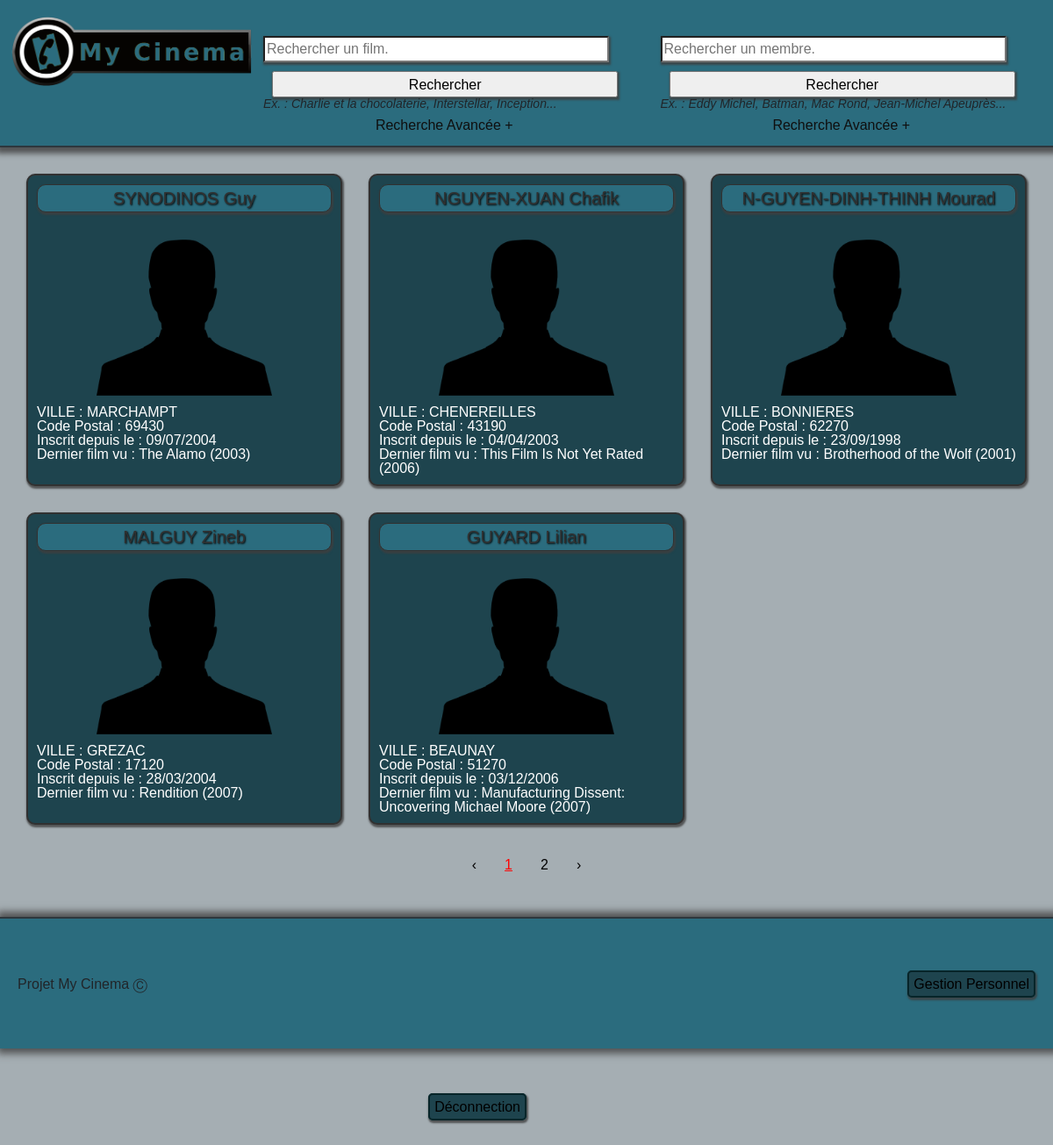
Page /members.php?page=1&membre=guy&limit=5 (signed in) on the committed database.
### tables this page shows
CREATE TABLE `fiche_personne` (
  `id_perso` int(11) NOT NULL,
  `nom` varchar(255) NOT NULL,
  `prenom` varchar(255) NOT NULL,
  `date_naissance` datetime NOT NULL,
  `email` varchar(255) NULL,
  `adresse` varchar(255) NOT NULL,
  `cpostal` varchar(255) NULL,
  `ville` varchar(255)  NULL,
  `pays` varchar(255)  NULL,
    PRIMARY KEY(`id_perso`)
);

CREATE TABLE `membre` (
  `id_membre` int(11) NOT NULL,
  `id_fiche_perso` int(11) NOT NULL,
  `id_abo` int(11) NULL,
  `date_abo` datetime NULL,
  `id_dernier_film` int(11) NOT NULL,
  `date_dernier_film` datetime NULL,
  `date_inscription` datetime NULL,
  KEY(`id_abo`),
  PRIMARY KEY(`id_membre`)
);

CREATE TABLE `film` (
  `id_film` int(11) NOT NULL,
  `id_genre` tinyint(4) NULL,
  `id_distrib` int(11) NULL,
  `titre` varchar(255) NOT NULL,
  `resum` varchar(255) NOT NULL,
  `date_debut_affiche` date NOT NULL,
  `date_fin_affiche` date NOT NULL,
  `duree_min` int(11) NOT NULL,
  `annee_prod` int(11) NULL,
  KEY(`id_genre`),
  KEY(`id_distrib`),
  PRIMARY KEY(`id_film`)
);

### members.php (called while the page is built)
<?php
    include_once("php/header.php");
    include_once("php/searchm.php");
    include_once("php/footer.php");
?>

### php/searchm.php (the view, shortened to what this page needs)
<?php
if(isset($_SESSION["admin"]) && $_SESSION["admin"] == 'cinema2018') {
    function SearchMember ($a, $conn, $limit) {
        $stmt = $conn->prepare("SELECT * FROM fiche_personne INNER JOIN membre WHERE fiche_personne.id_perso = membre.id_fiche_perso AND ((prenom LIKE '%$a%') OR (nom LIKE '%$a%')) ORDER BY nom DESC, prenom DESC");
        $stmt->execute();
        $rows = $stmt->fetchAll(PDO::FETCH_ASSOC);
        $nb_page = ceil(count($rows)/$limit);
        $start = ($_GET["page"]-1) * $limit;
        $stmt = $conn->prepare("SELECT * FROM fiche_personne INNER JOIN membre WHERE fiche_personne.id_perso = membre.id_fiche_perso AND ((prenom LIKE '%$a%') OR (nom LIKE '%$a%')) ORDER BY nom DESC, prenom DESC LIMIT $start, $limit");
        $stmt->execute();
        $rows = $stmt->fetchAll(PDO::FETCH_ASSOC);
        HtmlInput($rows, $conn);
        if($nb_page > 1) {
            HtmlPage($nb_page, $limit);
        }
    }
    function HtmlInput ($rows, $conn) {
        echo "
        <main>
        ";
        foreach($rows as $row) {
            $nom = $row["nom"];
            $prenom = $row["prenom"];
            $ville = $row["ville"];
            $cp = $row["cpostal"];
            $idmembre = $row["id_perso"];
            $date = implode('/', array_reverse(explode('-', (explode(' ' ,$row['date_inscription'])[0]))));
            $id = $row['id_dernier_film'];
            $stmt = $conn->prepare("SELECT * FROM film WHERE id_film = $id");
            $stmt->execute();
            $films = $stmt->fetchAll(PDO::FETCH_ASSOC);
            $titre = ($films[0]["titre"]);
            $datef = ($films[0]["annee_prod"]);
            echo "<div class='unmembre'>
            <h2>" . strtoupper($nom) . " " . ucfirst($prenom) . "<br/></h2>
            <a href='member.php?id=$idmembre'><img src=\"src/profil.png\"></a>
            <p>
            VILLE : $ville<br/>
            Code Postal : $cp<br/>
            Inscrit depuis le : " . $date . "<br/>
            Dernier film vu : $titre ($datef)<br/>
            </div>
            ";
        }
        echo "
        </main>
        ";
    }
    function HtmlPage ($nb_page, $limit) {
        $previous = $_GET["page"]-1;
        if($previous <= 1) {
            $previous = 1;
        }
        $next = $_GET["page"]+1;
        if($next >= $nb_page) {
            $next = $nb_page;
        }
        if(isset($_GET["membre"])) {
            $membre = $_GET["membre"];
        }
        else {
            $membre=$_POST["membre"];
        }
        echo "
        <div class='center'>
        <div class='pagination'>
        <a href='members.php?page=$previous&membre=$membre&limit=$limit'>&lsaquo;</a>
        ";
        for($i=1; $i <= $nb_page; $i++){
            if($i == $_GET["page"]){
                $il = "<u style=\"color: red;\">$i</u>";
            }
            else {
                $il = $i;
            }
            echo "
            <a href='members.php?page=$i&membre=$membre&limit=$limit'>$il</a>
            ";
        }
        echo "
        <a href='members.php?page=$next&membre=$membre&limit=$limit'>&rsaquo;</a>
        </div>
        </div>
        ";
    }
    if(isset($_GET["membre"]) && $_GET["membre"] != "") {
        $a = $_GET["membre"];
        $a = trim($a, ' ');
        $a = preg_replace('/\s\s+/', ' ', $a);
        if (count(explode(' ', $a)) >= 2) {
            $array = explode(' ', $a);
            for ($i = 0; $i < count($array); $i++){
                if($i == 0) {
                    $a = $array[$i];
                }
                else if ($i == 1) {
                    $b = $array[$i];
                }
            }
            SearchMembers ($a, $b, $conn, $_GET["limit"]);
        }
        else {
            SearchMember ($a, $conn, $_GET["limit"]);
        }
    }
    else {
        echo "
        <main>
        </main>
        <h3>Merci de renseigner le nom et/ou prénom du membre à rechercher.</h3>
        ";
    }
}
else {
    echo "<p class='error'><br/>Accès Refusé</p>";
}
?>

### php/header.php (shortened to what this page needs)
<!DOCTYPE html>
<html>
<head>
    <link rel="stylesheet" href="https://stackpath.bootstrapcdn.com/bootstrap/4.1.1/css/bootstrap.min.css"
>
    <link rel="stylesheet" type="text/css" href="css/reset.css" />
    <link rel="stylesheet" type="text/css" href="css/style.css" />
</head>
<body>
    <header>
        <a href="index.php">
            <img src="src/logo.png" alt="logo">
        </a>
        <div class="search">
            <form action="index.php?page=1" method="post">
                <input type="text" name="film" placeholder="Rechercher un film.">
                <input type="submit" value="Rechercher" class="recherche">
                <p>Ex. : Charlie et la chocolaterie, Interstellar, Inception...</p>
                <a class="btn btn-primary" data-toggle="collapse" href="#collapseExample" role="button" aria-expanded="false" aria-controls="collapseExample">
                    Recherche Avancée +
                </a>
                <?php
            if(isset($_SESSION["admin"]) && ($_SESSION["admin"] == 'cinema2018' || $_SESSION["admin"] == 'jolan')) {
                echo "
            </form>
            <form class=\"formmembre\" action=\"members.php?page=1\" method=\"post\">
                <input type=\"text\" name=\"membre\" placeholder=\"Rechercher un membre.\">
                <input type=\"submit\" value=\"Rechercher\" class=\"recherche\">
                <p>Ex. : Eddy Michel, Batman, Mac Rond, Jean-Michel Apeuprès...</p>
                <a class=\"btn btn-primary\" data-toggle=\"collapse\" href=\"#collapseExamples\" role=\"button\" aria-expanded=\"false\" aria-controls=\"collapseExamples\">
                    Recherche Avancée +
                </a>
                <div class=\"collapse\" id=\"collapseExamples\">
                    <div class=\"card card-body\">
                        <div class='limit'>
                        Nombre d'éléments affichés (1-100)
                        <input id='limit' type=\"number\" name=\"limit\" value=\"5\" min=\"1\" max=\"100\">
                        </div>
                    </div>
                </div>";
                }
                echo"
            </form>";
                ?>
        </div>
    </header>

### php/footer.php (shortened to what this page needs)
        <footer>
            Projet My Cinema &#9400;
            <?php
            if(isset($_SESSION["admin"]) && ($_SESSION["admin"] == 'cinema2018' || $_SESSION["admin"] == 'jolan')) {
                echo "
                <div class='connect'>
                    <a class='gestion' href='gestion.php'>Gestion Personnel</a>
                </div>
                <div class='connect'>
                    <a href='disconnect.php'>Déconnection</a>
                </div>
                </footer>
                ";
            }
            ?>
    </body>
</html>

### css/style.css (style rules this page uses)
body { background-color: #a5aeb3; font-family: 'Gill Sans', 'Gill Sans MT', Calibri, 'Trebuchet MS', sans-serif }
header { background-color: #2b6c7e; display: grid; grid-template-columns: 1fr 4.5fr; width: 100%; font-family: 'Gill Sans', 'Gill Sans MT', Calibri, 'Trebuchet MS', sans-serif; box-shadow: 1px 2px 6px 5px rgba(63, 63, 63, 0.8); padding-bottom: 5px; padding-top: 5px; border-bottom: solid 2px rgb(46, 55, 61) }
footer { background-color: #2b6c7e; font-family: 'Gill Sans', 'Gill Sans MT', Calibri, 'Trebuchet MS', sans-serif; box-shadow: 3px 0px 8px 6px rgba(63, 63, 63, 0.8); padding: 20px; padding-bottom: 5px; padding-top: 5px; position: relative; width: 100%; height: 150px; line-height: 140px; margin-top: 40px; bottom: 0; display: grid; grid-template-columns: 1fr 1fr 1fr; border-top: solid 2px rgb(46, 55, 61) }
main { padding: 30px; display: grid; grid-gap: 30px; grid-template-columns: 1fr 1fr 1fr 1fr 1fr }
header img { width: 300px }
header p { font-size: 14px; font-style: italic }
header .search form { display: grid; grid-template-columns: 4fr 1fr; grid-template-rows: 40px 1fr }
header .search input { width: 98%; height: 30px; box-shadow: 1px 2px 2px 1px rgba(63, 63, 63, 0.8); line-height: 15px; }
.search { width: 95%; display: grid; grid-template-columns: 4fr 4fr; margin-top: 36px; grid-gap: 50px }
.recherche { height: 84%; margin-left: 10px }
.unmembre { padding: 10px; background-color: #1e444e; border-radius: 10px; color: #fff; font-family: 'Lucida Sans', 'Lucida Sans Regular', 'Lucida Grande', 'Lucida Sans Unicode', Geneva, Verdana, sans-serif; box-shadow: 1px 2px 2px 1px rgba(63, 63, 63, 0.8); border: solid 2px #313131 }
.center { text-align: center }
.pagination { display: inline-block }
.connect { text-align: right; }
.connect a { border-radius: 5px; background-color: #1e444e; border: 2px solid #072529; color: #000; padding: 5px; box-shadow: 1px 2px 2px 1px rgba(63, 63, 63, 0.8); }
.unmembre img { width: 200px; display: flex; margin: auto }
.unmembre h2 { font-size: 20px; margin-bottom: 20px; text-align: center; background-color: #2b6c7e; border: solid 1px #313131; border-radius: 10px; box-shadow: 1px 2px 2px 1px rgba(63, 63, 63, 0.8); color: #313131; padding: 1px; padding-bottom: 5px; padding-top: 5px; text-shadow: 1px 1px 2px #000 }
.pagination a { color: #000; float: left; padding: 8px 16px; text-decoration: none; border-radius: 5px }
.btn, .btn-primary { background-color: transparent; border: 1px; color: #0f0f0f; margin-left: 10px }
@media (max-width: 1500px) { main { grid-template-columns: 1fr 1fr 1fr 1fr } }
@media (max-width: 1230px) { main { grid-template-columns: 1fr 1fr 1fr } }
@media (max-width: 1230px) { footer { grid-template-columns: 1fr 1fr; } }
@media (max-width: 1230px) { header .search form { grid-template-columns: 1fr; } }
@media (max-width: 1230px) { .recherche { height: 100%; margin-left: 10px } }

### rows in the picture
fiche_personne: nom "SYNODINOS", prenom "Guy", ville "MARCHAMPT", cpostal "69430", membre.date_inscription "09/07/2004", film.titre "The Alamo", film.annee_prod "2003"
fiche_personne: nom "NGUYEN-XUAN", prenom "Chafik", ville "CHENEREILLES", cpostal "43190", membre.date_inscription "04/04/2003", film.titre "This Film Is Not Yet Rated", film.annee_prod "2006"
fiche_personne: nom "N-GUYEN-DINH-THINH", prenom "Mourad", ville "BONNIERES", cpostal "62270", membre.date_inscription "23/09/1998", film.titre "Brotherhood of the Wolf", film.annee_prod "2001"
fiche_personne: nom "MALGUY", prenom "Zineb", ville "GREZAC", cpostal "17120", membre.date_inscription "28/03/2004", film.titre "Rendition", film.annee_prod "2007"
fiche_personne: nom "GUYARD", prenom "Lilian", ville "BEAUNAY", cpostal "51270", membre.date_inscription "03/12/2006", film.titre "Manufacturing Dissent: Uncovering Michael Moore", film.annee_prod "2007"

### other values in the picture
$il "2"
